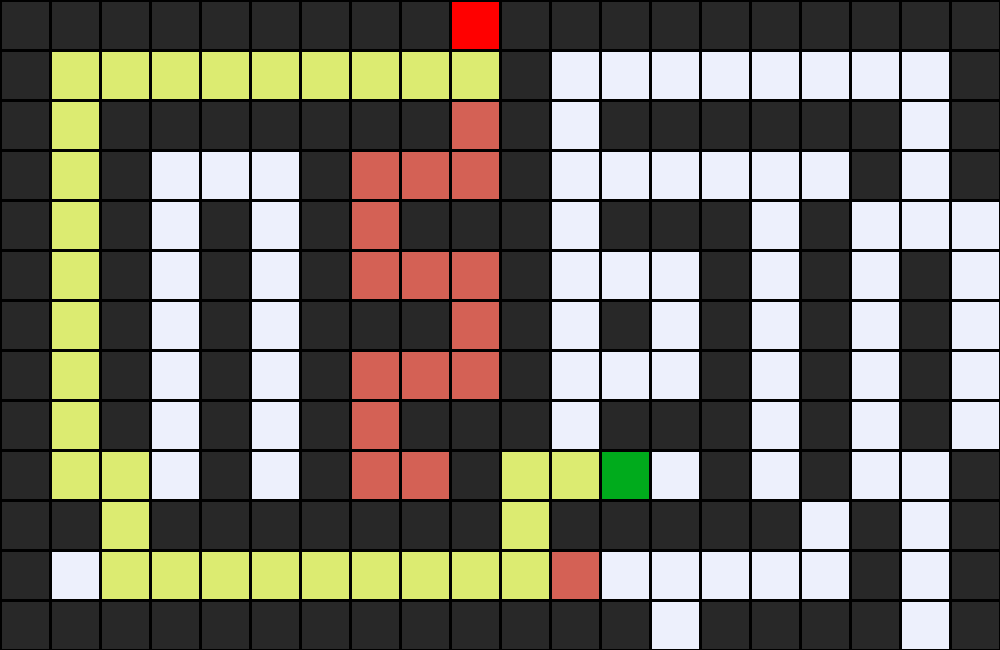

This chart was generated by the following Python code:
import sys
import pygame
from queue import PriorityQueue
import time


class Node():
    def __init__(self, state, parent, action, priority = 0):
        self.state = state
        self.parent = parent
        self.action = action
        self.priority = priority
        
    def __eq__(self, other):
        return self.priority == other.priority

    def __lt__(self, other):
        # if self.save_cost is None:
        #     return self.cost < other.cost
        # else:
        return self.priority < other.priority

class StackFrontier():
    def __init__(self):
        self.frontier = []

    def add(self, node):
        self.frontier.append(node)

    def contains_state(self, state):
        return any(node.state == state for node in self.frontier)

    def empty(self):
        return len(self.frontier) == 0

    def remove(self):
        if self.empty():
            raise Exception("empty frontier")
        else:
            node = self.frontier[-1]
            self.frontier = self.frontier[:-1]
            return node


class QueueFrontier(StackFrontier):

    def remove(self):
        if self.empty():
            raise Exception("empty frontier")
        else:
            node = self.frontier[0]
            self.frontier = self.frontier[1:]
            return node

class Maze():

    def __init__(self, filename):
        
        # Read file and set height and width of maze
        with open(filename) as f:
            contents = f.read()

        # Validate start and goal
        if contents.count("A") != 1:
            raise Exception("maze must have exactly one start point")
        if contents.count("B") != 1:
            raise Exception("maze must have exactly one goal")

        # Determine height and width of maze
        contents = contents.splitlines()
        self.height = len(contents)
        self.width = max(len(line) for line in contents)

        # Keep track of walls
        self.walls = []
        for i in range(self.height):
            row = []
            for j in range(self.width):
                try:
                    if contents[i][j] == "A":
                        self.start = (i, j)
                        row.append(False)
                    elif contents[i][j] == "B":
                        self.goal = (i, j)
                        row.append(False)
                    elif contents[i][j] == " ":
                        row.append(False)
                    else:
                        row.append(True)
                except IndexError:
                    row.append(False)
            self.walls.append(row)

        self.player_pos = self.start
        self.solution = None

    def move_player(self, direction):
        row, col = self.player_pos
        if direction == "up":
            new_pos = (row - 1, col)
        elif direction == "down":
            new_pos = (row + 1, col)
        elif direction == "left":
            new_pos = (row, col - 1)
        elif direction == "right":
            new_pos = (row, col + 1)
        else:
            return
        
        if (
            0 <= new_pos[0] < self.height
            and 0 <= new_pos[1] < self.width
            and not self.walls[new_pos[0]][new_pos[1]]
        ):
            self.player_pos = new_pos
    def print(self):
        solution = self.solution[1] if self.solution is not None else None
        print()
        for i, row in enumerate(self.walls):
            for j, col in enumerate(row):
                if col:
                    print("â–ˆ", end="")
                elif (i, j) == self.start:
                    print("A", end="")
                elif (i, j) == self.goal:
                    print("B", end="")
                elif solution is not None and (i, j) in solution:
                    print("*", end="")
                else:
                    print(" ", end="")
            print()
        print()


    def neighbors(self, state):
        row, col = state
        candidates = [
            ("up", (row - 1, col)),
            ("down", (row + 1, col)),
            ("left", (row, col - 1)),
            ("right", (row, col + 1))
        ]

        result = []
        for action, (r, c) in candidates:
            if 0 <= r < self.height and 0 <= c < self.width and not self.walls[r][c]:
                result.append((action, (r, c)))
        return result


    def solve(self):
        """Finds a solution to maze, if one exists."""

        # Keep track of number of states explored
        self.num_explored = 0

        # Initialize frontier to just the starting position
        start = Node(state=self.start, parent=None, action=None)
        frontier = StackFrontier()
        frontier.add(start)

        # Initialize an empty explored set
        self.explored = set()

        # Keep looping until solution found
        while True:

            # If nothing left in frontier, then no path
            if frontier.empty():
                raise Exception("no solution")

            # Choose a node from the frontier
            node = frontier.remove()
            self.num_explored += 1

            # If node is the goal, then we have a solution
            if node.state == self.goal:
                actions = []
                cells = []
                while node.parent is not None:
                    actions.append(node.action)
                    cells.append(node.state)
                    node = node.parent
                actions.reverse()
                cells.reverse()
                self.solution = (actions, cells)
                return

            # Mark node as explored
            self.explored.add(node.state)

            # Add neighbors to frontier
            for action, state in self.neighbors(node.state):
                if not frontier.contains_state(state) and state not in self.explored:
                    child = Node(state=state, parent=node, action=action)
                    frontier.add(child)

    def solveA(self):
        """Finds a solution to the maze, if one exists."""

        # Keep track of the number of states explored
        self.num_explored = 0

        # Initialize the frontier to just the starting position
        start = Node(state=self.start, parent=None, action=None, priority=0)
        frontier = PriorityQueue()
        frontier.put(start)  # Put the start node with priority 0

        # Initialize an empty explored set
        self.explored = set()

        # Keep looping until a solution is found
        while not frontier.empty():
            # Choose a node from the frontier with the lowest priority
            node = frontier.get()
            self.num_explored += 1

            # If the node is the goal, then we have a solution
            if node.state == self.goal:
                actions = []
                cells = []
                while node.parent is not None:
                    actions.append(node.action)
                    cells.append(node.state)
                    node = node.parent
                actions.reverse()
                cells.reverse()
                self.solution = (actions, cells)
                return

            # Mark the node as explored
            self.explored.add(node.state)

            # Add neighbors to the frontier
            for action, state in self.neighbors(node.state):
                if state not in self.explored:
                    # Calculate g(x) as the steps from the start to the current state
                    actions = []
                    g_score = len(actions) + 1
                    # Calculate h(x) as the Euclidean distance from the current state to the goal
                    h_score = self.get_distance(state, self.goal)
                    # Calculate the priority as the sum of g(x) and h(x)
                    priority = g_score + h_score
                    child = Node(state=state, parent=node, action=action, priority=priority)
                    frontier.put(child)

        raise Exception("No solution")

    def get_distance(self, p1, p2):
        """Calculates the Euclidean distance between two points."""
        x1, y1 = p1
        x2, y2 = p2
        return abs((x2 - x1) + (y2 - y1)) 

    def output_image(self, filename, show_solution=True, show_explored=False):
        from PIL import Image, ImageDraw
        cell_size = 50
        cell_border = 2

        # Create a blank canvas
        img = Image.new(
            "RGBA",
            (self.width * cell_size, self.height * cell_size),
            "black"
        )
        draw = ImageDraw.Draw(img)

        solution = self.solution[1] if self.solution is not None else None
        for i, row in enumerate(self.walls):
            for j, col in enumerate(row):

                # Walls
                if col:
                    fill = (40, 40, 40)

                # Start
                elif (i, j) == self.start:
                    fill = (255, 0, 0)

                # Goal
                elif (i, j) == self.goal:
                    fill = (0, 171, 28)

                # Solution
                elif solution is not None and show_solution and (i, j) in solution:
                    fill = (220, 235, 113)

                # Explored
                elif solution is not None and show_explored and (i, j) in self.explored:
                    fill = (212, 97, 85)

                # Empty cell
                else:
                    fill = (237, 240, 252)

                # Draw cell
                draw.rectangle(
                    ([(j * cell_size + cell_border, i * cell_size + cell_border),
                      ((j + 1) * cell_size - cell_border, (i + 1) * cell_size - cell_border)]),
                    fill=fill
                )

        img.save(filename)
    def draw(self):
        cell_size = 50
        wall_color = (40, 40, 40)
        start_color = (255, 0, 0)
        goal_color = (0, 171, 28)
        solution_color = (220, 235, 113)
        explored_color = (212, 97, 85)
        empty_color = (237, 240, 252)
        hint_color = (50, 171, 28)  # Cyan color for hint
        show_hint = False  # Flag to indicate whether to show the hint
        hint_text = "Press 'H' for a hint"


        # Load the player image
        player_image_path = "Picture\\naruto.jpg"
        player_image = pygame.image.load(player_image_path)
        player_image = pygame.transform.scale(player_image, (cell_size, cell_size))


        # Load the goal image
        goal_image_path = "Picture\\target.jpg"  # Make sure this path is correct
        goal_image = pygame.image.load(goal_image_path)
        goal_image = pygame.transform.scale(goal_image, (cell_size, cell_size))

        pygame.init()

        width = self.width * cell_size
        height = self.height * cell_size
        screen = pygame.display.set_mode((width, height))
        pygame.display.set_caption("Maze Game")

        clock = pygame.time.Clock()
        running = True
        
        start_time = time.time()  # Get the current time when the game starts

        while running:
            for event in pygame.event.get():
                if event.type == pygame.QUIT:
                    running = False
                elif event.type == pygame.KEYDOWN:
                    if event.key == pygame.K_UP:
                        self.move_player("up")
                    elif event.key == pygame.K_DOWN:
                        self.move_player("down")
                    elif event.key == pygame.K_LEFT:
                        self.move_player("left")
                    elif event.key == pygame.K_RIGHT:
                        self.move_player("right")
                    elif event.key == pygame.K_h:
                        show_hint = True  # Set the flag to show the hint
                        
            if self.player_pos == self.goal:
                screen.fill((0, 0, 0))  # Fill the screen with black color
                font = pygame.font.Font(None, 36)
                congrats_text = font.render("Congratulations!", True, (255, 255, 255))  # Render the text in white color
                congrats_rect = congrats_text.get_rect(center=(width // 2, height // 2))  # Center the text on the screen
                screen.blit(congrats_text, congrats_rect)  # Draw the text on the screen

                pygame.display.flip()
                continue

            screen.fill(empty_color)  # Fill the screen with the empty color

            for i in range(self.height):
                for j in range(self.width):
                    rect = pygame.Rect(j * cell_size, i * cell_size, cell_size, cell_size)
                    if self.walls[i][j]:
                        pygame.draw.rect(screen, wall_color, (j * cell_size, i * cell_size, cell_size, cell_size))
                    elif (i, j) == self.start:
                        pygame.draw.rect(screen, start_color, (j * cell_size, i * cell_size, cell_size, cell_size))
                    elif (i, j) == self.goal:
                        #   pygame.draw.rect(screen, goal_color, (j * cell_size, i * cell_size, cell_size, cell_size))
                        # Instead of filling the goal with a solid color, blit the goal image
                        screen.blit(goal_image, rect.topleft)
                    elif show_hint and self.solution is not None and (i, j) in self.solution[1]:
                        pygame.draw.rect(screen, hint_color, (j * cell_size, i * cell_size, cell_size, cell_size))
            # pygame.draw.rect(screen, explored_color, (self.player_pos[1] * cell_size, self.player_pos[0] * cell_size, cell_size, cell_size))
            # Draw the player image at the player's current position
            player_pos_x, player_pos_y = self.player_pos[1] * cell_size, self.player_pos[0] * cell_size
            screen.blit(player_image, (player_pos_x, player_pos_y))
      
            
            # Draw [H is hint button]   
            pygame.draw.rect(screen, hint_color, (10, height - 35, len(hint_text) * 12, 25))
            font = pygame.font.Font(None, 20)
            hint_surface = font.render(hint_text, True, (0, 0, 0))
            screen.blit(hint_surface, (15, height - 30))
            
             # Draw time
            current_time = round(time.time() - start_time)  # Calculate the elapsed time since the game started
            time_surface = font.render("Time: " + str(current_time) + " seconds", True, (255, 255, 0))
            screen.blit(time_surface, (15, 15))
                
            pygame.display.flip()
            clock.tick(60)

        pygame.quit()

if len(sys.argv) != 2:
    sys.exit("Usage: python maze.py maze.txt")

m = Maze(sys.argv[1])
# print("Maze:")
# m.print()
# print("Solving...")
m.solveA()
print("States Explored:", m.num_explored)
# print("Solution:")

m.output_image("maze.png", show_explored=True)
m.draw()
